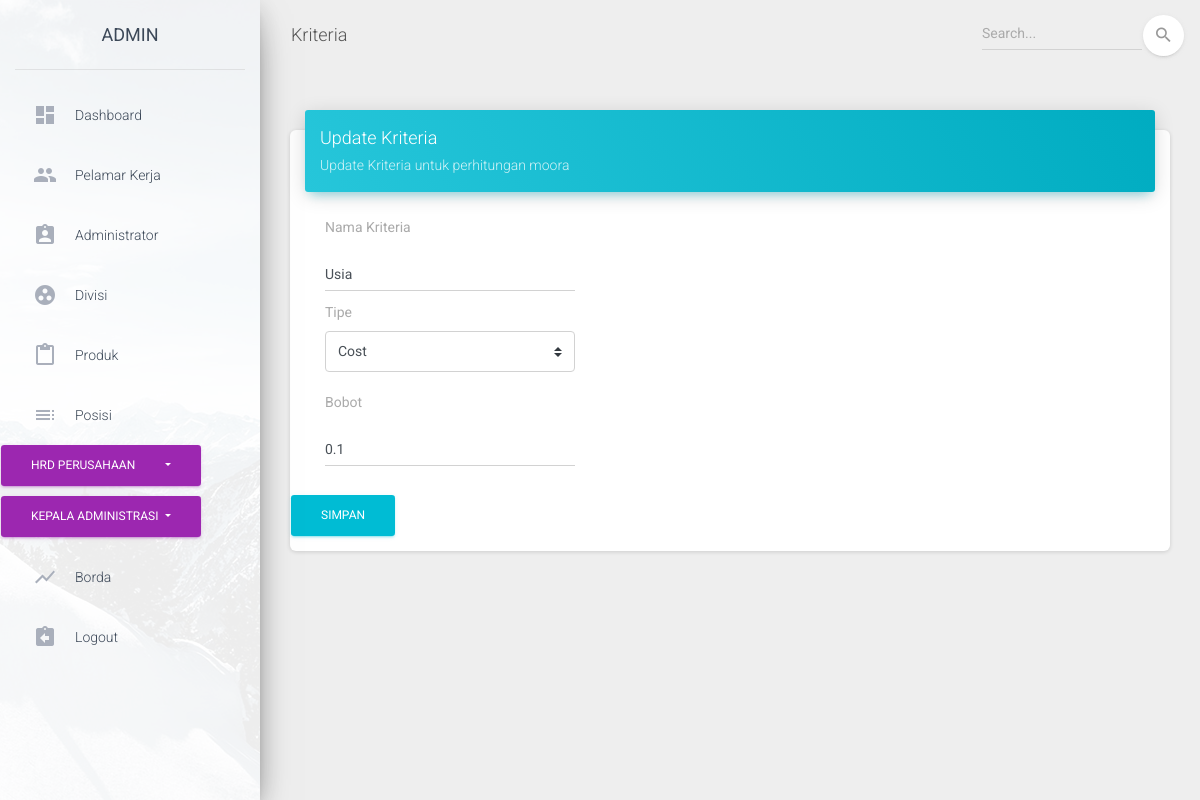
/index.php/Kriteria/update/1, run on the app's committed database.
### tables this page shows
CREATE TABLE `kriteria` (
  `id_kriteria` int(11) NOT NULL,
  `nama_kriteria` varchar(255) NOT NULL,
  `tipe` varchar(50) NOT NULL,
  `bobot` float NOT NULL
);

### application/controllers/Kriteria.php (called while the page is built, shortened)
<?php
class Kriteria extends CI_Controller {
	public function __construct(){
		$this->load->helper('url','form');
		$this->load->library('form_validation');
		$this->load->model('kriteria_model');
	}
	public function update($kriteria)
	{
		$this->load->helper('url','form');
		$this->load->library('form_validation');
		$this->form_validation->set_rules('nama_kriteria','nama_kriteria','trim|required');
		$this->form_validation->set_rules('tipe','tipe','trim|required');
		$this->form_validation->set_rules('bobot','bobot','trim|required');
		$this->load->model('kriteria_model');
		$data['kriteria']=$this->kriteria_model->getKriteria($kriteria);
		if ($this->form_validation->run()==FALSE)
		{
			$this->load->view('admin/kriteria/template/header');
			$this->load->view('admin/kriteria/update',$data);
			$this->load->view('admin/kriteria/template/footer');
		}
		else
		{
			$this->kriteria_model->UpdateById($kriteria);
			$this->load->view('admin/kriteria/template/header');
			echo '<script type="text/javascript">alert("Data Berhasil di ubah!")</script>';
			redirect('Kriteria', 'refresh');
		}
	}
}
?>

### index.php (called while the page is built, shortened)
<?php
require_once BASEPATH.'core/CodeIgniter.php';

### application/models/Kriteria_model.php (called while the page is built, shortened)
<?php
class Kriteria_model extends CI_Model
{
	public function getKriteria($id_kriteria)
	{
		$this->db->where('id_kriteria',$id_kriteria);
		$query = $this->db->get('kriteria');
		return $query->result();
	}
}
?>

### application/views/admin/kriteria/update.php (the view, shortened to what this page needs)
<div class="content">
  <div class="container-fluid">
    <div class="row">
      <div class="col-md-12">
        <div class="card">
          <div class="card-header card-header-info">
            <h4 class="card-title ">Update Kriteria</h4>
            <p class="card-category"> Update Kriteria untuk perhitungan moora</p>
          </div>
          <div class="card-body">
            <form action="<?php base_url('index.php/Kriteria/update') ?>" method="post" enctype="multipart/form-data">
              <div class="col-sm-4">
                <div class="form-group">
                  <label for="nama_kriteria">Nama Kriteria</label>
                </div>
                <input class="form-control" placeholder="Masukkan Nama Kriteria" name="nama_kriteria"  type="text" value="<?php echo $kriteria[0]->nama_kriteria ?>" >
              </div>
              <div class="col-sm-4">
                <div class="form-group">
                  <label for="tipe">Tipe</label>
                  <select class="custom-select" name="tipe" required>
                    <option value="<?php echo $kriteria[0]->tipe ?>"><?php echo $kriteria[0]->tipe ?></option>
                  </select>
                </div>
              </div>
            <div class="col-sm-4">
              <div class="form-group">
                <label for="bobot">Bobot</label>
              </div>
              <input class="form-control" placeholder="Masukkan Bobot" name="bobot"  type="text" value="<?php echo $kriteria[0]->bobot ?>" >
            </div>
          </div>
          <div class="form-group">
            <input class="btn btn-info" type="submit" value="Simpan" >
          </div>
        </div>
      </div>
    </div>
  </div>
</div>
</div>

### data on the page
kriteria: nama_kriteria "Usia", tipe "Cost", bobot "0.1"
